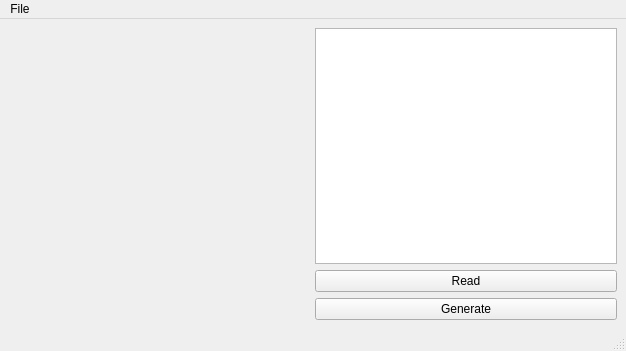
<?xml version="1.0" encoding="UTF-8"?>
<ui version="4.0">
 <class>MainWindow</class>
 <widget class="QMainWindow" name="MainWindow">
  <property name="geometry">
   <rect>
    <x>0</x>
    <y>0</y>
    <width>626</width>
    <height>351</height>
   </rect>
  </property>
  <property name="minimumSize">
   <size>
    <width>300</width>
    <height>300</height>
   </size>
  </property>
  <property name="windowTitle">
   <string>QR Scanner &amp; Generator</string>
  </property>
  <widget class="QWidget" name="centralwidget">
   <property name="minimumSize">
    <size>
     <width>300</width>
     <height>300</height>
    </size>
   </property>
   <layout class="QHBoxLayout" name="horizontalLayout">
    <item>
     <widget class="QLabel" name="label">
      <property name="minimumSize">
       <size>
        <width>300</width>
        <height>300</height>
       </size>
      </property>
      <property name="text">
       <string/>
      </property>
     </widget>
    </item>
    <item>
     <layout class="QVBoxLayout" name="verticalLayout">
      <item>
       <widget class="QTextEdit" name="textEdit"/>
      </item>
      <item>
       <widget class="QPushButton" name="pushButton_2">
        <property name="text">
         <string>Read</string>
        </property>
       </widget>
      </item>
      <item>
       <widget class="QPushButton" name="pushButton">
        <property name="text">
         <string>Generate</string>
        </property>
       </widget>
      </item>
     </layout>
    </item>
   </layout>
  </widget>
  <widget class="QMenuBar" name="menubar">
   <property name="geometry">
    <rect>
     <x>0</x>
     <y>0</y>
     <width>626</width>
     <height>26</height>
    </rect>
   </property>
   <widget class="QMenu" name="menuFile">
    <property name="title">
     <string>File</string>
    </property>
    <addaction name="separator"/>
    <addaction name="actionLoad"/>
    <addaction name="actionSave"/>
    <addaction name="actionQuit"/>
   </widget>
   <addaction name="menuFile"/>
  </widget>
  <widget class="QStatusBar" name="statusbar"/>
  <action name="actionLoad">
   <property name="text">
    <string>Load</string>
   </property>
  </action>
  <action name="actionSave">
   <property name="text">
    <string>Save</string>
   </property>
  </action>
  <action name="actionQuit">
   <property name="text">
    <string>Quit</string>
   </property>
  </action>
 </widget>
 <resources/>
 <connections/>
</ui>
